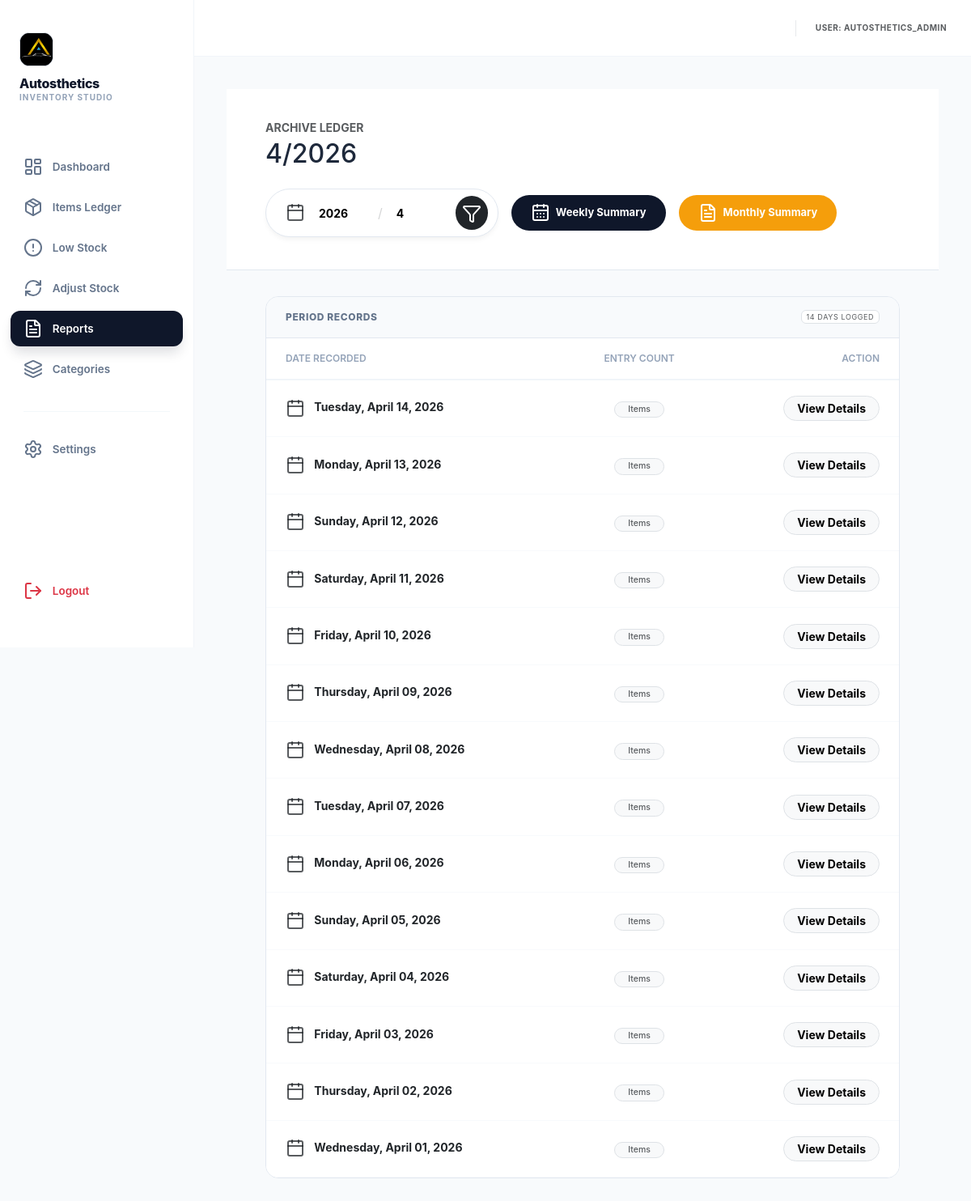
The app's page /reports/monthly/ (signed in), older data.
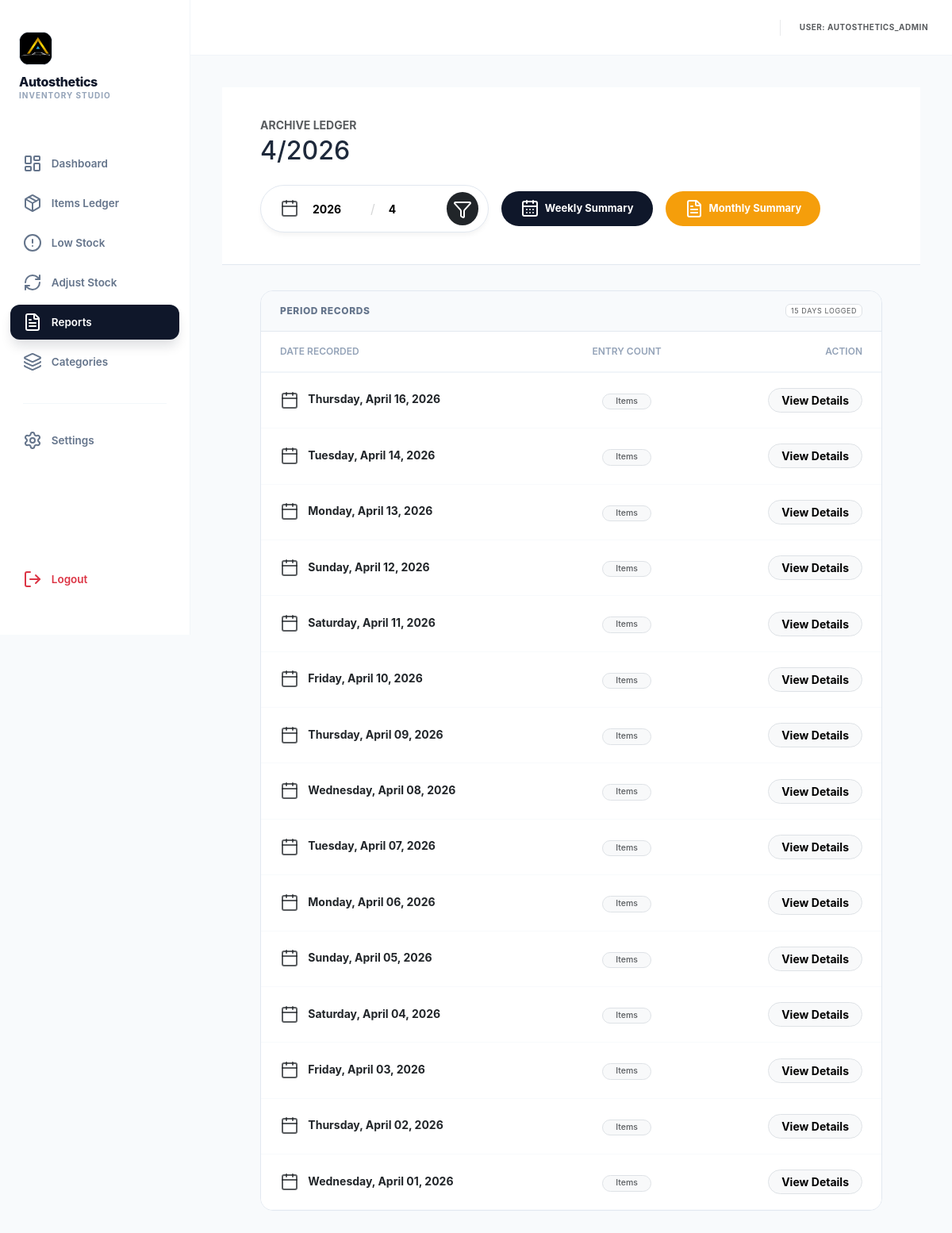
The same page, newer data.
### inventory/models.py (models this page shows, shortened)
class DailySnapshot(models.Model):
    date = models.DateField(unique=True)
    created_at = models.DateTimeField(auto_now_add=True)

### inventory/views.py (the view)
# urls.py: path('reports/monthly/', views.monthly_detail, name='monthly_detail'),
@login_required
def monthly_detail(request):
    year_param = request.GET.get('year')
    month_param = request.GET.get('month')
    current_now = now()
    if not year_param or not month_param:
        year, month = current_now.year, current_now.month
    else:
        try:
            year, month = int(year_param), int(month_param)
        except (ValueError, TypeError):
            year, month = current_now.year, current_now.month
    today = date.today()
    snapshots = DailySnapshot.objects.filter(
        date__year=year,
        date__month=month,
        date__lte=today
    ).order_by('-date')
    records = DailyItemSnapshot.objects.filter(
        snapshot__date__year=year,
        snapshot__date__month=month,
        snapshot__date__lte=today
    ).select_related("item", "item__category").order_by("item__category__name", "item__name")
    summary = {}
    for record in records:
        cat_name = record.item.category.name if record.item.category else "Uncategorized"
        item_name = record.item.name
        if cat_name not in summary:
            summary[cat_name] = {}
        if item_name not in summary[cat_name]:
            summary[cat_name][item_name] = {
                "beginning": record.beginning_quantity,
                "stock_in": 0,
                "stock_out": 0,
                "ending": 0,
            }
        summary[cat_name][item_name]["stock_in"] += record.stock_in
        summary[cat_name][item_name]["stock_out"] += record.stock_out
    for cat, items in summary.items():
        cat_total = {"beginning": 0, "stock_in": 0, "stock_out": 0, "ending": 0}
        for item_key, data in items.items():
            if item_key == "totals": continue
            data["ending"] = data["beginning"] + data["stock_in"] - data["stock_out"]
            cat_total["beginning"] += data["beginning"]
            cat_total["stock_in"] += data["stock_in"]
            cat_total["stock_out"] += data["stock_out"]
            cat_total["ending"] += data["ending"]
        items["totals"] = cat_total
    return render(request, 'inventory/monthly_detail.html', {
        'snapshots': snapshots,
        'summary': dict(sorted(summary.items())),
        'year': year,
        'month': month,
        'categories': sorted(list(summary.keys())),
    })

### inventory/templates/inventory/monthly_detail.html (shortened to what this page needs)
{% extends "inventory/base.html" %}
{% block content %}
<div class="audit-header">
    <div class="container px-lg-5 d-flex justify-content-between align-items-center flex-wrap gap-4">
        <div>
            <h5 class="text-uppercase fw-bold text-muted mb-1 small tracking-widest">Archive Ledger</h5>
            <h2 class="fw-black mb-0">{{ month }}/{{ year }}</h2>
        </div>
        <div class="d-flex gap-3 align-items-center">
            <form method="GET" class="action-bar">
                <i data-lucide="calendar" class="text-muted" size="18"></i>
                <input type="number" name="year" class="filter-input" value="{{ year }}" max="{% now 'Y' %}">
                <span class="text-muted opacity-25">/</span>
                <input type="number" name="month" class="filter-input" value="{{ month }}" min="1" max="12">
                <button type="submit" class="btn btn-dark rounded-circle p-2 me-1 border-0">
                    <i data-lucide="filter" size="14"></i>
                </button>
            </form>
            {% if snapshots %}
            <button class="btn btn-studio btn-studio-dark" onclick="openModal('weekModal')">
                <i data-lucide="calendar-days" class="me-1 d-inline" size="16"></i> Weekly Summary
            </button>
            <form action="{% url 'monthly_summary_pdf' year month %}" method="GET" style="display:inline;">
                <button type="submit" class="btn btn-studio btn-studio-amber">
                    <i data-lucide="file-text" class="me-1 d-inline" size="16"></i> Monthly Summary
                </button>
            </form>
            {% endif %}
        </div>
    </div>
</div>
<div class="container px-lg-5">
    <div class="category-card">
        <div class="category-label d-flex justify-content-between align-items-center">
            <span>Period Records</span>
            <span class="badge bg-white text-muted border fw-normal">{{ snapshots|length }} Days Logged</span>
        </div>
        <div class="table-responsive">
            <table class="table audit-table">
                <thead>
                    <tr>
                        <th>DATE RECORDED</th>
                        <th class="text-center">ENTRY COUNT</th>
                        <th class="text-end">ACTION</th>
                    </tr>
                </thead>
                <tbody>
                    {% for snapshot in snapshots %}
                    <tr>
                        <td class="fw-bold text-dark">
                            <i data-lucide="calendar" class="me-2 text-muted" size="14"></i>
                            {{ snapshot.date|date:"l, F d, Y" }}
                        </td>
                        <td class="text-center">
                            <span class="badge bg-light text-muted border fw-medium px-3 py-1 rounded-pill">
                                {{ snapshot.details.count }} Items
                            </span>
                        </td>
                        <td class="text-end">
                            <a href="{% url 'daily_detail' snapshot.date|date:'Y' snapshot.date|date:'m' snapshot.date|date:'d' %}" class="btn btn-sm btn-light border rounded-pill px-3 fw-bold">
                                View Details
                            </a>
                        </td>
                    </tr>
                    {% endfor %}
                </tbody>
            </table>
        </div>
    </div>
</div>
{% endblock %}

Row changes from the older to the newer data that the page shows:
added DailySnapshot: date "Thursday, April 16, 2026"
Text that changed along with them:
{{ snapshots|length }}: "14" → "15"
